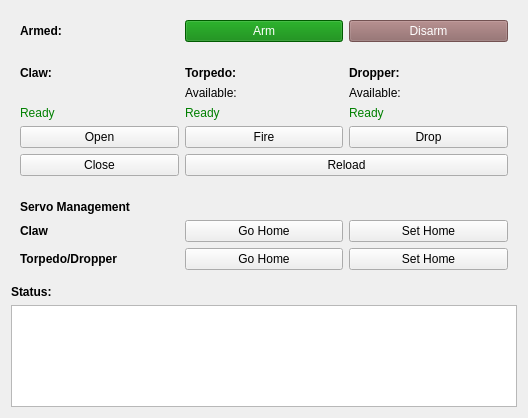
<?xml version="1.0" encoding="UTF-8"?>
<ui version="4.0">
 <class>Actuators</class>
 <widget class="QWidget" name="Actuators">
  <property name="geometry">
   <rect>
    <x>0</x>
    <y>0</y>
    <width>528</width>
    <height>418</height>
   </rect>
  </property>
  <property name="windowTitle">
   <string>Form</string>
  </property>
  <layout class="QVBoxLayout" name="verticalLayout">
   <item>
    <widget class="QWidget" name="widget_3" native="true">
     <layout class="QGridLayout" name="gridLayout_3">
      <item row="0" column="0">
       <widget class="QLabel" name="label_13">
        <property name="styleSheet">
         <string notr="true">font-weight: bold</string>
        </property>
        <property name="text">
         <string>Armed:</string>
        </property>
       </widget>
      </item>
      <item row="0" column="1">
       <widget class="QPushButton" name="ctrlArm">
        <property name="styleSheet">
         <string notr="true">QPushButton {color: white; background: green;}
QPushButton:!enabled{color: white; background: rgb(100, 130, 110);}</string>
        </property>
        <property name="text">
         <string>Arm</string>
        </property>
       </widget>
      </item>
      <item row="0" column="2">
       <widget class="QPushButton" name="ctrlDisarm">
        <property name="enabled">
         <bool>false</bool>
        </property>
        <property name="styleSheet">
         <string notr="true">QPushButton {color: white; background:red;}

QPushButton:!enabled{color:white; background: rgb(140, 100, 100)}</string>
        </property>
        <property name="text">
         <string>Disarm</string>
        </property>
       </widget>
      </item>
     </layout>
    </widget>
   </item>
   <item>
    <widget class="QWidget" name="mainWidget" native="true">
     <layout class="QGridLayout" name="gridLayout">
      <item row="4" column="1">
       <widget class="QLabel" name="lblTorpedoReady">
        <property name="styleSheet">
         <string notr="true">color:green</string>
        </property>
        <property name="text">
         <string>Ready</string>
        </property>
       </widget>
      </item>
      <item row="7" column="0">
       <widget class="QPushButton" name="ctrlOpenClaw">
        <property name="text">
         <string>Open</string>
        </property>
       </widget>
      </item>
      <item row="7" column="1">
       <widget class="QPushButton" name="ctrlFireTorpedo">
        <property name="text">
         <string>Fire</string>
        </property>
       </widget>
      </item>
      <item row="8" column="0">
       <widget class="QPushButton" name="ctrlCloseClaw">
        <property name="text">
         <string>Close</string>
        </property>
       </widget>
      </item>
      <item row="3" column="2">
       <widget class="QLabel" name="lblDropperAvailable">
        <property name="text">
         <string>Available: </string>
        </property>
       </widget>
      </item>
      <item row="2" column="1">
       <widget class="QLabel" name="label_2">
        <property name="styleSheet">
         <string notr="true">font-weight: bold</string>
        </property>
        <property name="text">
         <string>Torpedo:</string>
        </property>
       </widget>
      </item>
      <item row="4" column="2">
       <widget class="QLabel" name="lblDropperReady">
        <property name="styleSheet">
         <string notr="true">color:green</string>
        </property>
        <property name="text">
         <string>Ready</string>
        </property>
       </widget>
      </item>
      <item row="7" column="2">
       <widget class="QPushButton" name="ctrlDropMarker">
        <property name="text">
         <string>Drop</string>
        </property>
       </widget>
      </item>
      <item row="4" column="0">
       <widget class="QLabel" name="lblClawReady">
        <property name="styleSheet">
         <string notr="true">color: green</string>
        </property>
        <property name="text">
         <string>Ready</string>
        </property>
       </widget>
      </item>
      <item row="3" column="1">
       <widget class="QLabel" name="lblTorpAvailable">
        <property name="text">
         <string>Available: </string>
        </property>
       </widget>
      </item>
      <item row="2" column="0">
       <widget class="QLabel" name="label">
        <property name="styleSheet">
         <string notr="true">font-weight: bold</string>
        </property>
        <property name="text">
         <string>Claw:</string>
        </property>
       </widget>
      </item>
      <item row="2" column="2">
       <widget class="QLabel" name="label_3">
        <property name="styleSheet">
         <string notr="true">font-weight: bold</string>
        </property>
        <property name="text">
         <string>Dropper:</string>
        </property>
       </widget>
      </item>
      <item row="8" column="1" colspan="2">
       <widget class="QPushButton" name="ctrlReload">
        <property name="text">
         <string>Reload</string>
        </property>
       </widget>
      </item>
     </layout>
    </widget>
   </item>
   <item>
    <widget class="QWidget" name="widget_2" native="true">
     <layout class="QGridLayout" name="gridLayout_2">
      <item row="2" column="2">
       <widget class="QPushButton" name="ctrlTorpSetHome">
        <property name="text">
         <string>Set Home</string>
        </property>
       </widget>
      </item>
      <item row="1" column="1">
       <widget class="QPushButton" name="ctrlClawGoHome">
        <property name="text">
         <string>Go Home</string>
        </property>
       </widget>
      </item>
      <item row="1" column="0">
       <widget class="QLabel" name="label_7">
        <property name="styleSheet">
         <string notr="true">font-weight: bold</string>
        </property>
        <property name="text">
         <string>Claw</string>
        </property>
       </widget>
      </item>
      <item row="2" column="1">
       <widget class="QPushButton" name="ctrlTorpGoHome">
        <property name="text">
         <string>Go Home</string>
        </property>
       </widget>
      </item>
      <item row="2" column="0">
       <widget class="QLabel" name="label_8">
        <property name="styleSheet">
         <string notr="true">font-weight: bold</string>
        </property>
        <property name="text">
         <string>Torpedo/Dropper</string>
        </property>
       </widget>
      </item>
      <item row="1" column="2">
       <widget class="QPushButton" name="ctrlClawSetHome">
        <property name="text">
         <string>Set Home</string>
        </property>
       </widget>
      </item>
      <item row="0" column="0" colspan="3">
       <widget class="QLabel" name="label_9">
        <property name="styleSheet">
         <string notr="true">font-weight: bold</string>
        </property>
        <property name="text">
         <string>Servo Management</string>
        </property>
       </widget>
      </item>
     </layout>
    </widget>
   </item>
   <item>
    <widget class="QLabel" name="label_12">
     <property name="styleSheet">
      <string notr="true">font-weight: bold</string>
     </property>
     <property name="text">
      <string>Status:</string>
     </property>
    </widget>
   </item>
   <item>
    <widget class="QTextBrowser" name="statusBrowser"/>
   </item>
   <item>
    <spacer name="verticalSpacer">
     <property name="orientation">
      <enum>Qt::Vertical</enum>
     </property>
     <property name="sizeHint" stdset="0">
      <size>
       <width>20</width>
       <height>40</height>
      </size>
     </property>
    </spacer>
   </item>
  </layout>
 </widget>
 <resources/>
 <connections/>
</ui>
